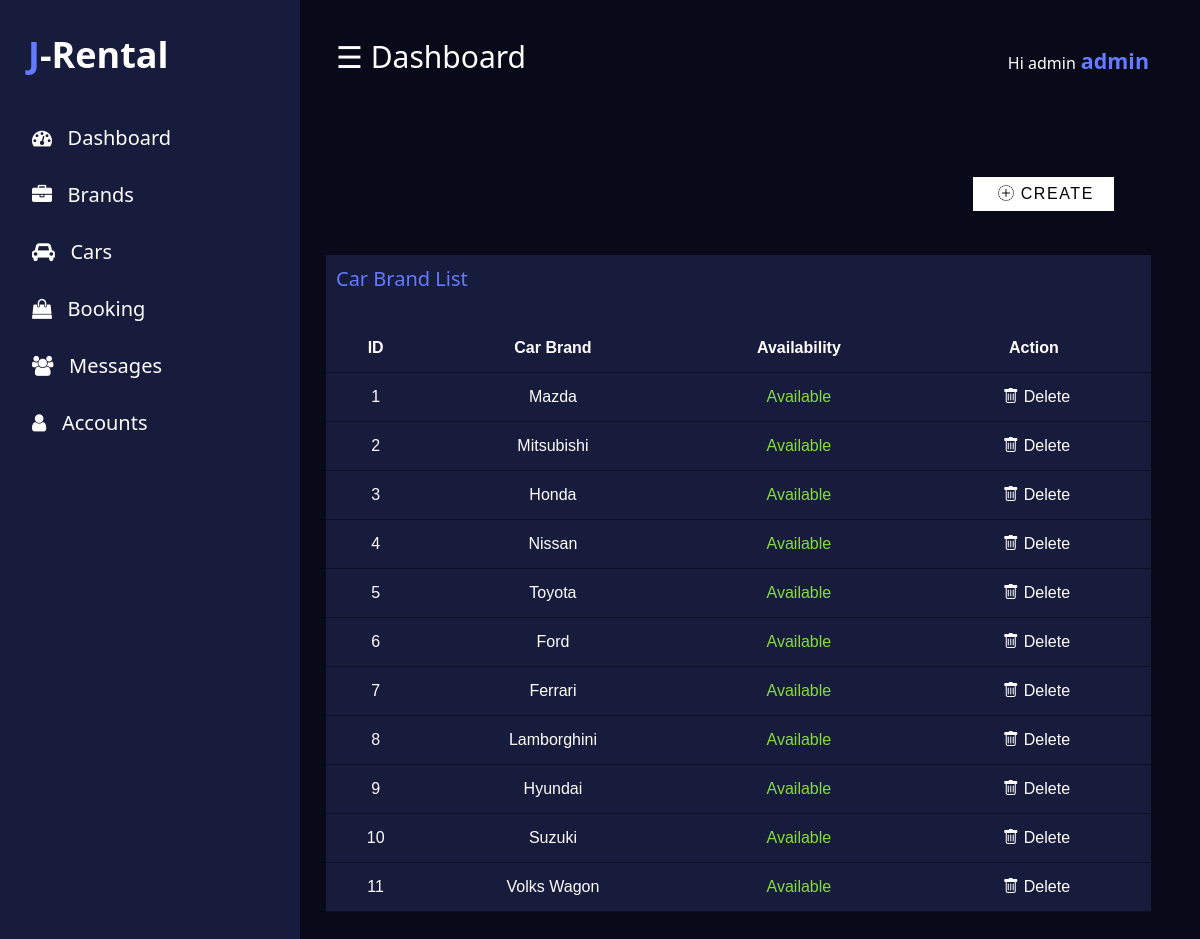
The app's page /admin/brand.php (signed in) with its own data.
### tables this page shows
CREATE TABLE `brands` (
  `brand_id` int(11) NOT NULL,
  `brand_name` varchar(255) NOT NULL
);

### backend/action.php (called while the page is built, shortened)
<?php
class Brand {
    public function getBrands() {
        $config = new Config();
        $conn = $config->getConnection();
        $query = "SELECT * FROM brands";
        $stmt = $conn->query($query);
        $brands = $stmt->fetchAll(PDO::FETCH_ASSOC);
        return $brands;
    }
}
?>

### admin/brand.php (the view, shortened to what this page needs)
<?php
  include 'header.php'
?>
</div>
	<br/>
    <button class="button" type="button" id="addNewCar"><i class="bi bi-plus-circle-dotted"></i>Create</button>
	<br/><br/>
	<div class="col-div-12">
		<div class="box-8">
      <div class="content-box">
        <p>Car Brand List</p>
        <br/>
        <?php
        $brand = new Brand($db);
        $brands = $brand->getBrands();
        $totalBrands = count($brands);
        $idCounter = 1;
        ?>
        <table>
            <tr>
                <th>ID</th>
                <th>Car Brand</th>
                <th>Availability</th>
                <th>Action</th>
            </tr>
            <?php if ($totalBrands > 0): ?>
                <?php foreach ($brands as $brand): ?>
                    <tr>
                        <td><?= $idCounter ?></td>
                        <td><?php echo $brand['brand_name']; ?></td>
                        <td style="color: #86dc3d;">Available</td>
                        <td>
                            <a href="?delete_brand=<?php echo $brand['brand_id']; ?>" class="delete_button"><i class="bi bi-trash"></i>Delete</a>
                        </td>
                    </tr>
                    <?php $idCounter++; ?>
                <?php endforeach; ?>
            <?php else: ?>
                <tr>
                    <td colspan="4" style="text-align: center;">No Data Found in the Database!</td>
                </tr>
            <?php endif; ?>
        </table>
      </div>
	  </div>
	</div>
<?php
  include 'footer.php'
?>

### assets/admin/css/mystyle.css (style rules this page uses)
* { margin: 0; padding: 0; scroll-behavior: smooth; }
:root { --main-color: #647bff; --body-color: #090a19; --container-color: #171b3c; --heading-color: #e7f5fe; --box-color: #0d0f26; --bg-color: #fff; --text-color: #222; --glow-primary: #8f00ff; --glow-success: #86dc3d; --glow-danger: #c21808; }
a { text-decoration: none; color: var(--bg-color); cursor: pointer; }
body { margin:0px; padding: 0px; background-color: var(--body-color); overflow: hidden; font-family: system-ui; }
.button { float: right; color: #000; background-color: #fff; text-transform: uppercase; font-size: 1rem; letter-spacing: 0.1rem; margin-top: 50px; margin-right: 70px; padding: 8px 20px; border: none; text-decoration: none; transition: 0.5s; }
.bi { margin: 5px; }
.delete_button, .edit_button { padding: 5px; color: #fff; background-color: none; border: none; text-decoration: none; transition: 0.5s; }
.col-div-12 { width: 100%; }
.content-box { max-height: 680px; overflow-y: auto; }
.content-box p { margin: 0px; padding: 10px; font-size: 20px; color: var(--main-color); }
.box-8 { width: 95%; background-color: var(--container-color); height: 100px; }
.box-8 { margin-left: 10px; }
table { font-family: arial, sans-serif; border-collapse: collapse; width: 100%; color: var(--container-color); text-align: center; margin: 0 auto; }
td, th { text-align: left; padding:15px; color: var(--bg-color); border-bottom: 1px solid var(--box-color); background-color: var(--container-color); text-align: center; }
th { text-align: center; }

### records on screen
brands: brand_name "Mazda"
brands: brand_name "Mitsubishi"
brands: brand_name "Honda"
brands: brand_name "Nissan"
brands: brand_name "Toyota"
brands: brand_name "Ford"
brands: brand_name "Ferrari"
brands: brand_name "Lamborghini"
brands: brand_name "Hyundai"
brands: brand_name "Suzuki"
brands: brand_name "Volks Wagon"

### other values on screen
$_SESSION['admin_name'] "Admin"
